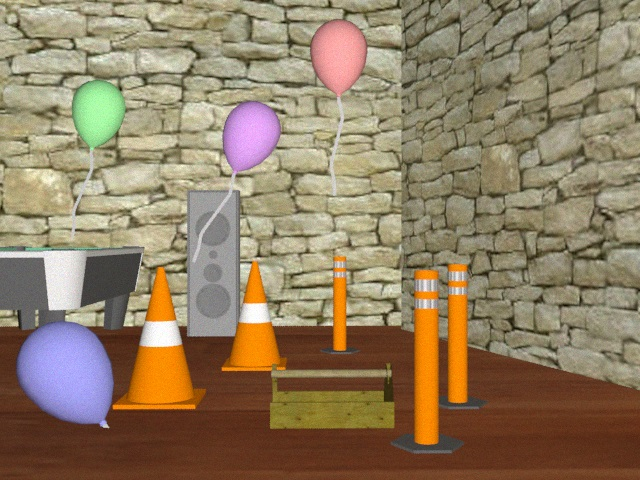
#> input picture data_pair/1-cones_left.jpg, 640 x 480 px; its folder holds only this picture in this run
$ python grabcut.py
#> lines starting #> are read from the running program, lines starting #| are printed output that depends on the picture; after the words box and inside, x2 and y2 are one past the last pixel; in counts of white or black regions, pixels touching at a corner belong together
### util.py
import numpy as np
import cv2
import os
from matplotlib import pyplot as plt

# util funtion
def fix_cv2_read_img_file(file):
#> called with file = 'data_pair/1-cones_left.jpg'
    return fix_cv2_imread(cv2.imread(file))


def fix_cv2_imread(img_cv):
    img_rgb = np.zeros(img_cv.shape, img_cv.dtype)
#> img_rgb: shape (480, 640, 3); every value is 0
    img_rgb[:, :, 0] = img_cv[:, :, 2]
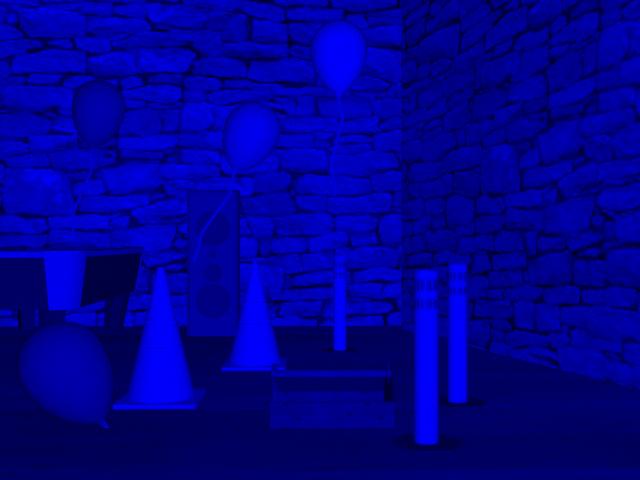
#> img_rgb: shape (480, 640, 3); mean B, G, R 144.8, 0, 0
    img_rgb[:, :, 1] = img_cv[:, :, 1]
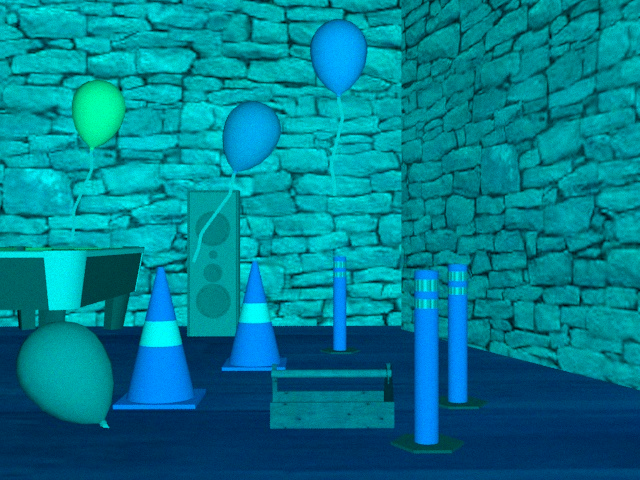
#> img_rgb: shape (480, 640, 3); mean B, G, R 144.8, 126.2, 0
    img_rgb[:, :, 2] = img_cv[:, :, 0]
    return img_rgb


def plot_img(img):
    plt.imshow(fix_cv2_imread(img))


# [5 lines left out: function plot_k_imgs, not called in this run]


def get_imgs_files(path, file_type):
    """
    Get files
    :param path:
    :param file_type:
    :return:
    """
    imgs = []
    for root, dirs, tmp_files in os.walk(path):
        for i in tmp_files:
            if i.endswith(file_type):
                imgs.append(path + i)
    return imgs

### grabcut.py
import numpy as np
import cv2
from matplotlib import pyplot as plt
import util as util

path = 'data_pair/'
imgs = util.get_imgs_files(path, 'jpg')
# util.plot_k_imgs(imgs)

rect_list = [(11, 15, 480, 460), (430, 450, 967, 760), (280, 340, 1330, 830), (461, 164, 950, 930), (216, 93, 890, 460)]

for image, rect in zip(imgs[::2], rect_list):
    img = util.fix_cv2_read_img_file(image)
    mask = np.zeros(img.shape[:2], np.uint8)

    bgdModel = np.zeros((1, 65), np.float64)
    fgdModel = np.zeros((1, 65), np.float64)

    # rect = (2, 25, 500, 430)
    cv2.grabCut(img, mask, rect, bgdModel, fgdModel, 5, cv2.GC_INIT_WITH_RECT)

    mask2 = np.where((mask == 2) | (mask == 0), 0, 1).astype('uint8')
    img = img * mask2[:, :, np.newaxis]
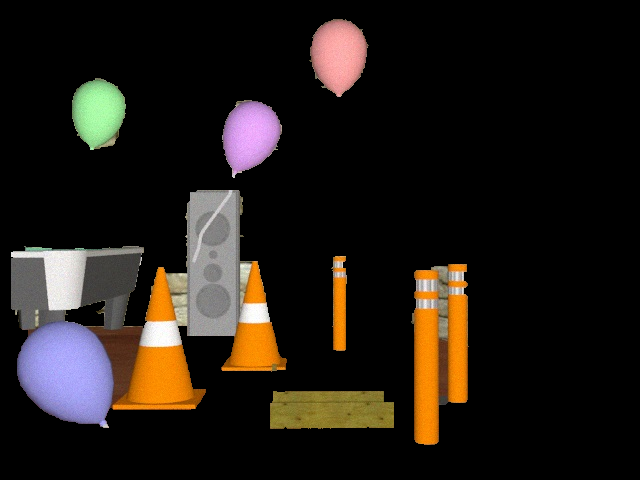
#> img: shape (480, 640, 3); mean R, G, B 33.5, 27.1, 21.4
    cv2.rectangle(img, rect[:2], rect[2:], (0, 255, 0), 3)
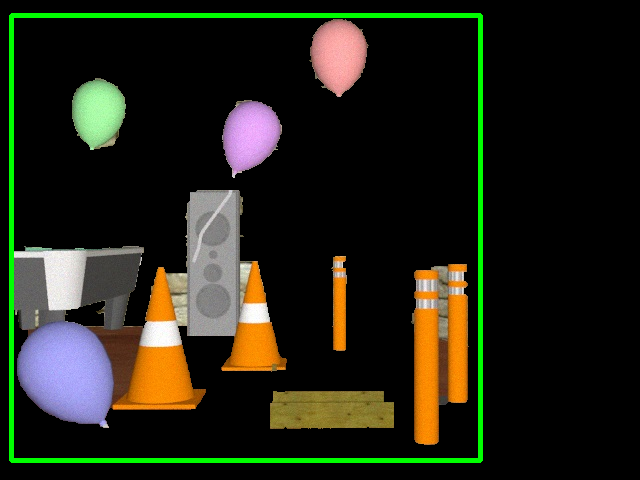
#> img: shape (480, 640, 3); 2.97% of pixels changed, all inside (x1, y1, x2, y2) = (9, 13, 483, 463)
    plt.imshow(img)
    plt.show()

$ run again, on data_pair/1-cones_right.jpg
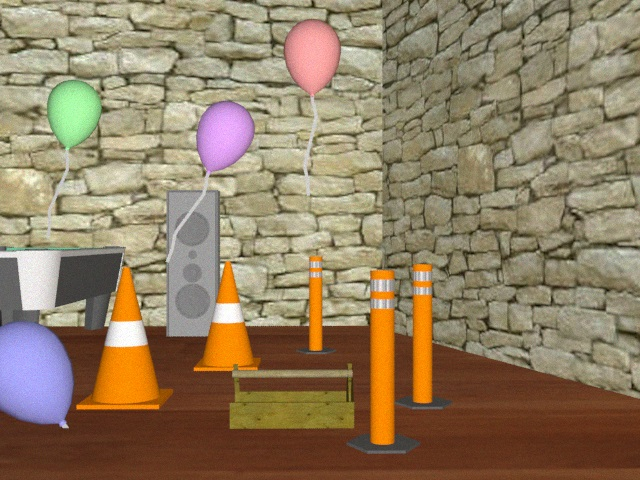
#> input picture data_pair/1-cones_right.jpg, 640 x 480 px
#> in fix_cv2_imread, `img_rgb[:, :, 1] = img_cv[:, :, 1]`:
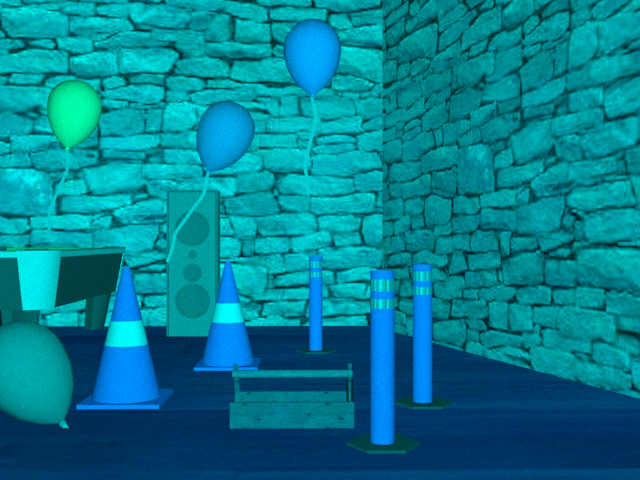
#> img_rgb: shape (480, 640, 3); mean B, G, R 145, 126.4, 0
#> `cv2.rectangle(img, rect[:2], rect[2:], (0, 255, 0), 3)`:
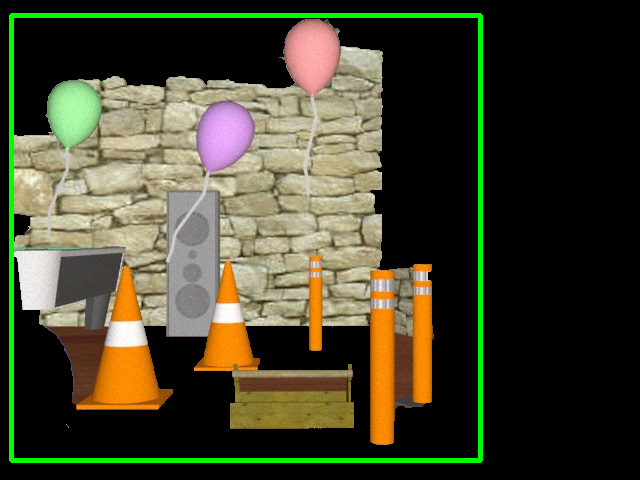
#> img: shape (480, 640, 3); mean R, G, B 66, 65.5, 43.5
